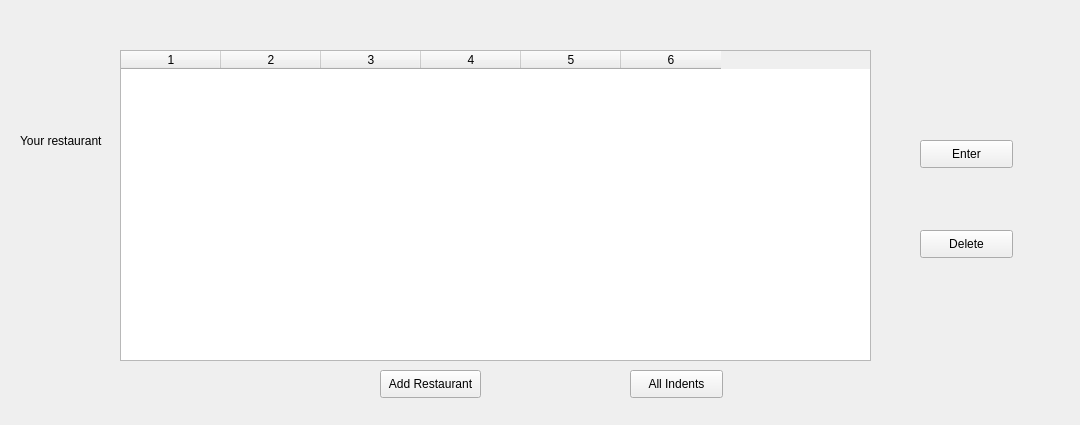
<?xml version="1.0" encoding="UTF-8"?>
<ui version="4.0">
 <class>form_restaurantOwner</class>
 <widget class="QWidget" name="form_restaurantOwner">
  <property name="geometry">
   <rect>
    <x>0</x>
    <y>0</y>
    <width>1080</width>
    <height>425</height>
   </rect>
  </property>
  <property name="windowTitle">
   <string>Form</string>
  </property>
  <widget class="QLabel" name="label_restaurant">
   <property name="geometry">
    <rect>
     <x>20</x>
     <y>120</y>
     <width>111</width>
     <height>41</height>
    </rect>
   </property>
   <property name="text">
    <string>Your restaurant</string>
   </property>
  </widget>
  <widget class="QTableWidget" name="tableWidget_restaurant">
   <property name="geometry">
    <rect>
     <x>120</x>
     <y>50</y>
     <width>751</width>
     <height>311</height>
    </rect>
   </property>
   <property name="editTriggers">
    <set>QAbstractItemView::NoEditTriggers</set>
   </property>
   <property name="rowCount">
    <number>0</number>
   </property>
   <property name="columnCount">
    <number>6</number>
   </property>
   <column/>
   <column/>
   <column/>
   <column/>
   <column/>
   <column/>
  </widget>
  <widget class="QPushButton" name="pushButton_enterRestaurant">
   <property name="geometry">
    <rect>
     <x>920</x>
     <y>140</y>
     <width>93</width>
     <height>28</height>
    </rect>
   </property>
   <property name="text">
    <string>Enter</string>
   </property>
  </widget>
  <widget class="QPushButton" name="pushButton_add_restaurant">
   <property name="geometry">
    <rect>
     <x>380</x>
     <y>370</y>
     <width>101</width>
     <height>28</height>
    </rect>
   </property>
   <property name="text">
    <string>Add Restaurant</string>
   </property>
  </widget>
  <widget class="QPushButton" name="pushButton_indents">
   <property name="geometry">
    <rect>
     <x>630</x>
     <y>370</y>
     <width>93</width>
     <height>28</height>
    </rect>
   </property>
   <property name="text">
    <string>All Indents</string>
   </property>
  </widget>
  <widget class="QPushButton" name="pushButton_delete_restaurant">
   <property name="geometry">
    <rect>
     <x>920</x>
     <y>230</y>
     <width>93</width>
     <height>28</height>
    </rect>
   </property>
   <property name="text">
    <string>Delete</string>
   </property>
  </widget>
 </widget>
 <resources/>
 <connections>
  <connection>
   <sender>pushButton_enterRestaurant</sender>
   <signal>clicked()</signal>
   <receiver>form_restaurantOwner</receiver>
   <slot>enter()</slot>
   <hints>
    <hint type="sourcelabel">
     <x>850</x>
     <y>144</y>
    </hint>
    <hint type="destinationlabel">
     <x>910</x>
     <y>112</y>
    </hint>
   </hints>
  </connection>
  <connection>
   <sender>pushButton_add_restaurant</sender>
   <signal>clicked()</signal>
   <receiver>form_restaurantOwner</receiver>
   <slot>add_restaurant()</slot>
   <hints>
    <hint type="sourcelabel">
     <x>421</x>
     <y>380</y>
    </hint>
    <hint type="destinationlabel">
     <x>771</x>
     <y>373</y>
    </hint>
   </hints>
  </connection>
  <connection>
   <sender>pushButton_delete_restaurant</sender>
   <signal>clicked()</signal>
   <receiver>form_restaurantOwner</receiver>
   <slot>delete_restaurant()</slot>
   <hints>
    <hint type="sourcelabel">
     <x>968</x>
     <y>250</y>
    </hint>
    <hint type="destinationlabel">
     <x>962</x>
     <y>323</y>
    </hint>
   </hints>
  </connection>
  <connection>
   <sender>pushButton_indents</sender>
   <signal>clicked()</signal>
   <receiver>form_restaurantOwner</receiver>
   <slot>allIndents()</slot>
   <hints>
    <hint type="sourcelabel">
     <x>680</x>
     <y>379</y>
    </hint>
    <hint type="destinationlabel">
     <x>580</x>
     <y>404</y>
    </hint>
   </hints>
  </connection>
 </connections>
 <slots>
  <slot>enter()</slot>
  <slot>add_restaurant()</slot>
  <slot>delete_restaurant()</slot>
  <slot>allIndents()</slot>
 </slots>
</ui>
